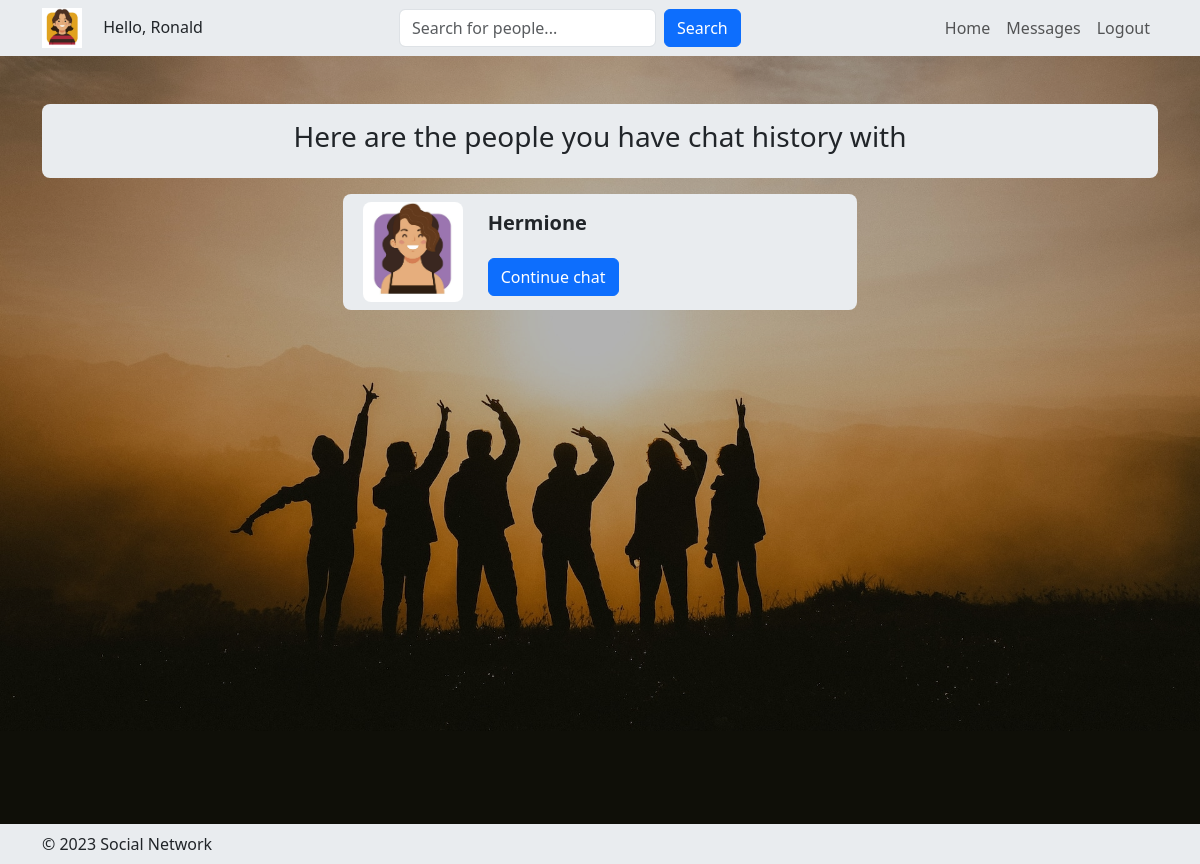
/all_messages/ (signed in), run on the app's committed database.
### social_app/models.py (models this page shows)
class UserProfile(models.Model):
    user = models.OneToOneField(User, on_delete=models.CASCADE, related_name='profile')
    birthday = models.DateField(null=True, blank=True)
    workplace = models.CharField(max_length=255, blank=True)
    country = models.CharField(max_length=100, blank=True)
    city = models.CharField(max_length=100, blank=True)
    GENDER_CHOICES = [
        ('M', 'Male'),
        ('F', 'Female'),
        ('O', 'Other'),
        ('N', 'Prefer not to say'),
    ]
    gender = models.CharField(max_length=1, choices=GENDER_CHOICES, default='N')
    RELATIONSHIP_STATUS_CHOICES = [
        ('S', 'Single'),
        ('M', 'Married'),
        ('C', 'In a relationship'),
        ('D', 'Divorced'),
        ('W', 'Widowed'),
        ('N', 'Prefer not to say'),
    ]
    relationship_status = models.CharField(max_length=1, choices=RELATIONSHIP_STATUS_CHOICES, default='N')
    avatar = models.ImageField(upload_to='avatars/', null=True, blank=True)
    friends = models.ManyToManyField('self', blank=True, symmetrical=True)
    def __str__(self):
        return self.user.username

### social_app/views.py (the view)
# urls.py: path('all_messages/', all_messages, name='all_messages'),
@login_required
def all_messages(request):
    user = request.user
    chatrooms = ChatRoom.objects.filter(Q(user1=user) | Q(user2=user))
    friends_with_chat_history = []
    for chatroom in chatrooms:
        if chatroom.user1 == user:
            friend = chatroom.user2.profile
        else:
            friend = chatroom.user1.profile
        friends_with_chat_history.append(friend)
    return render(request, 'social_app/messages.html', {'friends_with_chat_history': friends_with_chat_history})

### social_app/templates/social_app/messages.html (shortened to what this page needs)
{% extends "base.html" %}
{% block content %}
<ul class="all-friends-container p-0 d-flex flex-wrap justify-content-center">
    <div class="w-100 bg-body-secondary p-3 mb-3 rounded-3">
        <h3 class="text-center">Here are the people you have chat history with</h3>
    </div>
    {% if friends_with_chat_history %}
        {% for friend in friends_with_chat_history %}
            <li class="row p-2 mb-3 mx-1 bg-body-secondary rounded-3" style="width: 46%;">
                <div class="col-3 d-flex align-items-center">
                    <a class="friend-avatar-link rounded-3 overflow-hidden" href="{% url 'profile' friend %}">
                        {% if friend.avatar %}
                            <img src="{{ friend.avatar.url }}" alt="{{ friend }}'s avatar" class="avatar-thumbnail" width="100%">
                        {% else %}
                            <img src="/media/avatars/avatar_placeholder.webp" alt="Placeholder avatar" class="avatar-thumbnail" width="100%">
                        {% endif %}
                    </a>
                </div>
                <div class="col-9 d-flex flex-wrap align-items-center">
                    <div class="w-100 mb-2">
                        <a class="d-inline-block fs-5 text-dark fw-bolder text-decoration-none" href="{% url 'profile' friend %}">{{ friend }}</a>
                    </div>
                    <a class="btn btn-primary text-decoration-none" href="{% url 'start_chat' friend.id %}">Continue chat</a>
                </div>
            </li>
        {% endfor %}
    {% else %}
        <li class="d-inline-block w-100 mb-3 p-3 bg-body-secondary rounded-3">
            <p class="text-center">You haven't started chatting with any friends yet.</p>
        </li>
    {% endif %}
</ul>
{% endblock %}

### social_app/templates/header_authenticated.html (shortened to what this page needs)
<header class="site-header">
    <nav class="navbar navbar-expand-lg bg-body-secondary shadow-sm">
        <div class="container">
            <div class="user-section">
                <a class="navbar-brand" href="{% url 'profile' user.username %}">
                {% if user.profile.avatar %}
                    <img src="{{ user.profile.avatar.url }}" alt="{{ user.username }}'s avatar" class="avatar-thumbnail" width="40" height="40">
                {% else %}
                    <img src="/media/avatars/avatar_placeholder.webp" alt="Placeholder avatar" class="avatar-thumbnail" width="40" height="40">
                {% endif %}
                </a>
                <span>Hello, {{ user.username }}</span>
            </div>
            <div class="search-section">
                <form class="d-flex" role="search" method="get" action="{% url 'search_results' %}">
                    <input class="form-control me-2" type="text" name="search_query" placeholder="Search for people..." aria-label="Search">
                    <button class="btn btn-primary" type="submit">Search</button>
                </form>
            </div>
            <div class="" id="navbarSupportedContent">
                <ul class="navbar-nav me-auto mb-2 mb-lg-0">
                <li class="nav-item">
                    <a class="nav-link" href="{% url 'profile' user.username %}">Home</a>
                </li>
                <li class="nav-item">
                    <a class="nav-link" href="{% url 'all_messages' %}">Messages</a>
                </li>
                <li class="nav-item">
                    <form method="post" action="{% url 'logout' %}">
                        <button class="nav-link" type="submit">Logout</button>
                    </form>
                </li>
            </div>
        </div>
    </nav>
</header>

### static/css/custom.css (style rules this page uses)
.container { position: relative; z-index: 1; }
.all-friends-container .friend-avatar-link { position: relative; width: 100px; height: 100px; overflow: hidden; }
.all-friends-container .friend-avatar-link img { position: absolute; top: 50%; left: 50%; transform: translate(-50%, -50%); }

### data on the page
UserProfile: avatar (picture), user.username "Hermione"

### other printed values
{{ user.username }} "Ronald"
